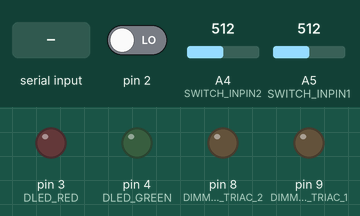
The sketch below on a simulated Arduino Uno, built with avr-gcc and run on an emulated ATmega328P. Shown: output pins drawn as LEDs (lit = HIGH). Inputs (shaded band) come from the test bench; at power-on: pin 2 LOW, A4 (SWITCH_INPIN2) = 512, A5 (SWITCH_INPIN1) = 512. What the sketch prints to the serial monitor is not drawn.

Above: at 1.2 s.
1.3 s: pin 2 driven HIGH
At 2.0 s:
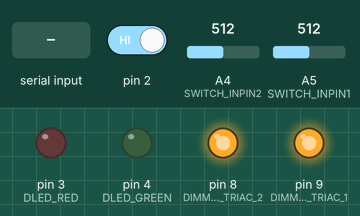
2.8 s: "Dimmer1:\n" received over Serial
4.3 s: "30,150,10\n" received over Serial
Timing chart, 0 to 7.3 s (numbered marks = the images above; inputs shaded):
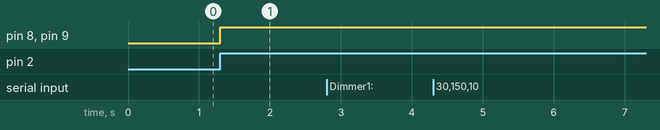

Measured:
- after the input at 1.3 s, pin 8 (DIMMABLE_TRIAC_2), pin 9 (DIMMABLE_TRIAC_1): LOW → HIGH at once
- after the input at 2.8 s, every drawn part: stays the same
- after the input at 4.3 s, every drawn part: stays the same

The sketch:

Atmega328_two_dimmerV0.3_both_dimmable.ino
```cpp
/*Code for Wifi two triac 2 amps mini board
The Board has two Triacs both dimmable using this code

This code is for Atmega328p
Firmware Version: 0.3
Hardware Version: 0.1

Code Edited By :Naren N Nayak
Date: 07/12/2017
Last Edited By:Naren N Nayak
Date: 24/10/2017

*/


#include <TimerOne.h>

//Relay no.
#define DIMMABLE_TRIAC_2     8 //Gpio 8
#define DIMMABLE_TRIAC_1     9 //Gpio 9

/*Dual colour LED*/
#define DLED_RED   3
#define DLED_GREEN 4

//manual switch
#define SWITCH_INPIN1 A5 //switch 1
#define SWITCH_INPIN2 A4 //switch 2

/* ZCD */

#define ZCD_INT 0  //Arduino GPIO2
#define Dimmer_width 115

/*Serial Data variables*/
String serialReceived;
String Dimmer_value_temp_two;
String Dimmer_value_temp_one;

String Dimmer_value_one;
String Dimmer_value_two;

String regulator_value_temp_one;
String regulator_value_temp_two;
/*POT Variable */
String regulator_value_one;
String regulator_value_two;

/*ZCD Variables */
int freqStep = 75;//75*5 as prescalar is 16 for 80MHZ
volatile int dim_value_one = 0;
volatile int dim_value_two = 0;
int dimming_one = 115;
int dimming_two = 115;
volatile boolean zero_cross_one = 0;
volatile boolean zero_cross_two = 0;

volatile int int_regulator_one=0;
volatile int int_regulator_two=0;

volatile int int_regulator_temp_one;
volatile int int_regulator_temp_two;

volatile int i=1;
/*Flags for Dimmer virtual switch concept */
volatile boolean dimmer_value_changed_one =false;
volatile boolean dimmer_value_changed_two =false;

volatile boolean regulator_value_changed_one =false;
volatile boolean regulator_value_changed_two =false;


void setup() {

  Serial.begin(115200);
  Serial.println("WiFi-2A-Dimmer");
  pinMode(DIMMABLE_TRIAC_2, OUTPUT); //relay1 output
  pinMode(DIMMABLE_TRIAC_1, OUTPUT); //Dimmer output

  pinMode(DLED_RED, OUTPUT);
  pinMode(DLED_GREEN, OUTPUT);

  attachInterrupt(ZCD_INT, zero_cross_detect, CHANGE);    // Attach an Interupt to Pin 2 (interupt 0) for Zero Cross Detection
  Timer1.initialize(freqStep);                      // Initialize TimerOne library for the freq we need
  Timer1.attachInterrupt(dim_check, freqStep);


}

/*ZCD Interrupt Function*/
void zero_cross_detect()
{
  zero_cross_one = true;               // set the boolean to true to tell our dimming function that a zero cross has occured
  zero_cross_two = true;               // set the boolean to true to tell our dimming function that a zero cross has occured
  dim_value_one = 0;
  dim_value_two = 0;
  digitalWrite(DIMMABLE_TRIAC_1, LOW);      // turn off TRIAC (and AC)
  digitalWrite(DIMMABLE_TRIAC_2, LOW);      // turn off TRIAC (and AC)

  digitalWrite(DLED_GREEN, HIGH);
}

/*Timer Interrupt Function used to trigger the triac for Dimming*/
void dim_check()
{
  /*For Dimmer */
  if (zero_cross_one == true)
  {
    if (dim_value_one >= dimming_one)
    {
      digitalWrite(DIMMABLE_TRIAC_1, HIGH); // turn on Triac
      digitalWrite(DLED_GREEN, LOW);
      dim_value_one = 0; // reset time step counter
      zero_cross_one = false; //reset zero cross detection
    }
    else
    {
      dim_value_one++; // increment time step counter
    }
  }


  if (zero_cross_two == true)
  {
    if (dim_value_two >= dimming_two)
    {
      digitalWrite(DIMMABLE_TRIAC_2, HIGH); // turn on Triac
      digitalWrite(DLED_GREEN, LOW);
      dim_value_two = 0; // reset time step counter
      zero_cross_two = false; //reset zero cross detection
    }
    else
    {
      dim_value_two++; // increment time step counter
    }
  }


}


void loop()
{

/* Multi by 2 so that 2.5V level gets to 5V 10K 10K divider
   Div by 11 so that value doesnt exceed 99 asdimmer range is 0-99
   Div and mul by 10 gives better variation in Pot value */


   int_regulator_temp_one= ((round(((((analogRead(SWITCH_INPIN2))*2))/11)/10))*10);
   int_regulator_one+=int_regulator_temp_one;

   int_regulator_temp_two= ((round(((((analogRead(SWITCH_INPIN1))*2))/11)/10))*10);
   int_regulator_two+=int_regulator_temp_two;

   i++;

   if(i>=100)
   {
    int_regulator_one=(round((int_regulator_one/100)*10)/10);
    regulator_value_temp_one="Dimmer1:"+String((int_regulator_one));

    int_regulator_two=(round((int_regulator_two/100)*10)/10);
    regulator_value_temp_two="Dimmer2:"+String((int_regulator_two));

    i=0;
    //Serial.println("Regulator value to "+regulator_value);
   }

/*############### Flag setting for Dimmable Triac one through Pot ###############*/

  if(regulator_value_temp_one!=regulator_value_one)
  {
    regulator_value_one=regulator_value_temp_one;
    regulator_value_changed_one =true;
  }
  else
  {
    regulator_value_changed_one =false;
  }

/*############### Flag setting for Dimmable Triac two through Pot ###############*/

  if(regulator_value_temp_two!=regulator_value_two)
  {
    regulator_value_two=regulator_value_temp_two;
    regulator_value_changed_two =true;
  }
  else
  {
    regulator_value_changed_two =false;
  }


/*############### Uart Data ###########################*/

  if (Serial.available() > 0)
  {   // is a character available

    serialReceived = Serial.readStringUntil('\n');
    Serial.println(serialReceived);

    if (serialReceived.substring(0, 8) == "Dimmer1:")
    {
      Dimmer_value_temp_one = serialReceived;
    }

    if (serialReceived.substring(0, 8) == "Dimmer2:")
    {
      Dimmer_value_temp_two = serialReceived;
    }

  }

/*################## Flag setting for Dimmable Triac one through uart ##################################*/

  if( Dimmer_value_temp_one!=Dimmer_value_one)
  {
    Dimmer_value_one=Dimmer_value_temp_one;
    dimmer_value_changed_one =true;
  }
  else
  {
    dimmer_value_changed_one =false;
  }

/*################## Flag setting for Dimmable Triac two through uart ##################################*/

  if( Dimmer_value_temp_two!=Dimmer_value_two)
  {
    Dimmer_value_two=Dimmer_value_temp_two;
    dimmer_value_changed_two =true;
  }
  else
  {
    dimmer_value_changed_two =false;
  }


/*####################### Dimmable Triac one ##################################*/

  if (Dimmer_value_one.substring(0, 8) == "Dimmer1:" && dimmer_value_changed_one == true )
  {
    dimming_one = Dimmer_width - Dimmer_value_one.substring(8, 10).toInt();
    delay(5);
    Serial.println("Uart value to "+Dimmer_value_one);
  }

  if (regulator_value_one.substring(0, 8) == "Dimmer1:" && regulator_value_changed_one == true )
  {
    dimming_one = Dimmer_width - regulator_value_one.substring(8, 10).toInt();
    delay(5);
    Serial.println("Regulator value to "+regulator_value_one);
  }


/*####################### Dimmable Triac two ##################################*/

    if (Dimmer_value_two.substring(0, 8) == "Dimmer2:" && dimmer_value_changed_two == true )
  {
    dimming_two = Dimmer_width - Dimmer_value_two.substring(8, 10).toInt();
    delay(5);
    Serial.println("Uart value to "+Dimmer_value_two);
  }

  if (regulator_value_two.substring(0, 8) == "Dimmer2:" && regulator_value_changed_two == true )
  {
    dimming_two = Dimmer_width - regulator_value_two.substring(8, 10).toInt();
    delay(5);
    Serial.println("Regulator value to "+regulator_value_two);
  }

}
```
